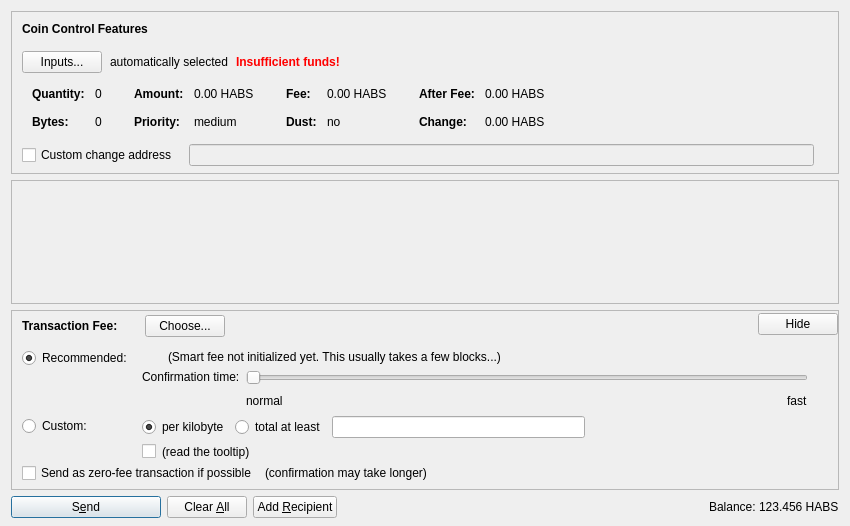
<?xml version="1.0" encoding="UTF-8"?>
<ui version="4.0">
 <class>SendCoinsDialog</class>
 <widget class="QDialog" name="SendCoinsDialog">
  <property name="geometry">
   <rect>
    <x>0</x>
    <y>0</y>
    <width>850</width>
    <height>526</height>
   </rect>
  </property>
  <property name="windowTitle">
   <string>Send Coins</string>
  </property>
  <layout class="QVBoxLayout" name="verticalLayout" stretch="0,1,0,0">
   <property name="bottomMargin">
    <number>8</number>
   </property>
   <item>
    <widget class="QFrame" name="frameCoinControl">
     <property name="sizePolicy">
      <sizepolicy hsizetype="Expanding" vsizetype="Expanding">
       <horstretch>0</horstretch>
       <verstretch>0</verstretch>
      </sizepolicy>
     </property>
     <property name="maximumSize">
      <size>
       <width>16777215</width>
       <height>16777215</height>
      </size>
     </property>
     <property name="frameShape">
      <enum>QFrame::StyledPanel</enum>
     </property>
     <property name="frameShadow">
      <enum>QFrame::Sunken</enum>
     </property>
     <layout class="QVBoxLayout" name="verticalLayoutCoinControl2">
      <property name="spacing">
       <number>0</number>
      </property>
      <property name="leftMargin">
       <number>0</number>
      </property>
      <property name="topMargin">
       <number>0</number>
      </property>
      <property name="rightMargin">
       <number>0</number>
      </property>
      <property name="bottomMargin">
       <number>6</number>
      </property>
      <item>
       <layout class="QVBoxLayout" name="verticalLayoutCoinControl" stretch="0,0,0,0,1">
        <property name="spacing">
         <number>0</number>
        </property>
        <property name="leftMargin">
         <number>10</number>
        </property>
        <property name="topMargin">
         <number>10</number>
        </property>
        <item>
         <layout class="QHBoxLayout" name="horizontalLayoutCoinControl1">
          <property name="bottomMargin">
           <number>15</number>
          </property>
          <item>
           <widget class="QLabel" name="labelCoinControlFeatures">
            <property name="sizePolicy">
             <sizepolicy hsizetype="Preferred" vsizetype="Maximum">
              <horstretch>0</horstretch>
              <verstretch>0</verstretch>
             </sizepolicy>
            </property>
            <property name="font">
             <font>
              <weight>75</weight>
              <bold>true</bold>
             </font>
            </property>
            <property name="styleSheet">
             <string notr="true">font-weight:bold;</string>
            </property>
            <property name="text">
             <string>Coin Control Features</string>
            </property>
           </widget>
          </item>
         </layout>
        </item>
        <item>
         <layout class="QHBoxLayout" name="horizontalLayoutCoinControl2" stretch="0,0,0,0">
          <property name="spacing">
           <number>8</number>
          </property>
          <property name="bottomMargin">
           <number>10</number>
          </property>
          <item>
           <widget class="QPushButton" name="pushButtonCoinControl">
            <property name="styleSheet">
             <string notr="true"/>
            </property>
            <property name="text">
             <string>Inputs...</string>
            </property>
            <property name="autoDefault">
             <bool>false</bool>
            </property>
           </widget>
          </item>
          <item>
           <widget class="QLabel" name="labelCoinControlAutomaticallySelected">
            <property name="text">
             <string>automatically selected</string>
            </property>
            <property name="margin">
             <number>5</number>
            </property>
           </widget>
          </item>
          <item>
           <widget class="QLabel" name="labelCoinControlInsuffFunds">
            <property name="font">
             <font>
              <weight>75</weight>
              <bold>true</bold>
             </font>
            </property>
            <property name="styleSheet">
             <string notr="true">color:red;font-weight:bold;</string>
            </property>
            <property name="text">
             <string>Insufficient funds!</string>
            </property>
            <property name="margin">
             <number>5</number>
            </property>
           </widget>
          </item>
          <item>
           <spacer name="horizontalSpacerCoinControl">
            <property name="orientation">
             <enum>Qt::Horizontal</enum>
            </property>
            <property name="sizeHint" stdset="0">
             <size>
              <width>40</width>
              <height>1</height>
             </size>
            </property>
           </spacer>
          </item>
         </layout>
        </item>
        <item>
         <widget class="QWidget" name="widgetCoinControl" native="true">
          <property name="sizePolicy">
           <sizepolicy hsizetype="Preferred" vsizetype="Preferred">
            <horstretch>0</horstretch>
            <verstretch>0</verstretch>
           </sizepolicy>
          </property>
          <property name="minimumSize">
           <size>
            <width>0</width>
            <height>0</height>
           </size>
          </property>
          <property name="styleSheet">
           <string notr="true"/>
          </property>
          <layout class="QHBoxLayout" name="horizontalLayoutCoinControl5">
           <property name="leftMargin">
            <number>0</number>
           </property>
           <property name="topMargin">
            <number>0</number>
           </property>
           <property name="rightMargin">
            <number>0</number>
           </property>
           <property name="bottomMargin">
            <number>0</number>
           </property>
           <item>
            <layout class="QHBoxLayout" name="horizontalLayoutCoinControl3" stretch="0,0,0,1">
             <property name="spacing">
              <number>20</number>
             </property>
             <property name="topMargin">
              <number>0</number>
             </property>
             <property name="bottomMargin">
              <number>10</number>
             </property>
             <item>
              <layout class="QFormLayout" name="formLayoutCoinControl1">
               <property name="horizontalSpacing">
                <number>10</number>
               </property>
               <property name="verticalSpacing">
                <number>14</number>
               </property>
               <property name="leftMargin">
                <number>10</number>
               </property>
               <property name="topMargin">
                <number>4</number>
               </property>
               <property name="rightMargin">
                <number>6</number>
               </property>
               <item row="0" column="0">
                <widget class="QLabel" name="labelCoinControlQuantityText">
                 <property name="font">
                  <font>
                   <weight>75</weight>
                   <bold>true</bold>
                  </font>
                 </property>
                 <property name="text">
                  <string>Quantity:</string>
                 </property>
                 <property name="margin">
                  <number>0</number>
                 </property>
                </widget>
               </item>
               <item row="0" column="1">
                <widget class="QLabel" name="labelCoinControlQuantity">
                 <property name="cursor">
                  <cursorShape>IBeamCursor</cursorShape>
                 </property>
                 <property name="contextMenuPolicy">
                  <enum>Qt::ActionsContextMenu</enum>
                 </property>
                 <property name="text">
                  <string notr="true">0</string>
                 </property>
                 <property name="margin">
                  <number>0</number>
                 </property>
                 <property name="textInteractionFlags">
                  <set>Qt::LinksAccessibleByMouse|Qt::TextSelectableByKeyboard|Qt::TextSelectableByMouse</set>
                 </property>
                </widget>
               </item>
               <item row="1" column="0">
                <widget class="QLabel" name="labelCoinControlBytesText">
                 <property name="font">
                  <font>
                   <weight>75</weight>
                   <bold>true</bold>
                  </font>
                 </property>
                 <property name="text">
                  <string>Bytes:</string>
                 </property>
                </widget>
               </item>
               <item row="1" column="1">
                <widget class="QLabel" name="labelCoinControlBytes">
                 <property name="cursor">
                  <cursorShape>IBeamCursor</cursorShape>
                 </property>
                 <property name="contextMenuPolicy">
                  <enum>Qt::ActionsContextMenu</enum>
                 </property>
                 <property name="text">
                  <string notr="true">0</string>
                 </property>
                 <property name="textInteractionFlags">
                  <set>Qt::LinksAccessibleByMouse|Qt::TextSelectableByKeyboard|Qt::TextSelectableByMouse</set>
                 </property>
                </widget>
               </item>
              </layout>
             </item>
             <item>
              <layout class="QFormLayout" name="formLayoutCoinControl2">
               <property name="horizontalSpacing">
                <number>10</number>
               </property>
               <property name="verticalSpacing">
                <number>14</number>
               </property>
               <property name="leftMargin">
                <number>6</number>
               </property>
               <property name="topMargin">
                <number>4</number>
               </property>
               <property name="rightMargin">
                <number>6</number>
               </property>
               <item row="0" column="0">
                <widget class="QLabel" name="labelCoinControlAmountText">
                 <property name="font">
                  <font>
                   <weight>75</weight>
                   <bold>true</bold>
                  </font>
                 </property>
                 <property name="text">
                  <string>Amount:</string>
                 </property>
                 <property name="margin">
                  <number>0</number>
                 </property>
                </widget>
               </item>
               <item row="0" column="1">
                <widget class="QLabel" name="labelCoinControlAmount">
                 <property name="cursor">
                  <cursorShape>IBeamCursor</cursorShape>
                 </property>
                 <property name="contextMenuPolicy">
                  <enum>Qt::ActionsContextMenu</enum>
                 </property>
                 <property name="text">
                  <string notr="true">0.00 HABS</string>
                 </property>
                 <property name="textInteractionFlags">
                  <set>Qt::LinksAccessibleByMouse|Qt::TextSelectableByKeyboard|Qt::TextSelectableByMouse</set>
                 </property>
                </widget>
               </item>
               <item row="1" column="0">
                <widget class="QLabel" name="labelCoinControlPriorityText">
                 <property name="font">
                  <font>
                   <weight>75</weight>
                   <bold>true</bold>
                  </font>
                 </property>
                 <property name="text">
                  <string>Priority:</string>
                 </property>
                </widget>
               </item>
               <item row="1" column="1">
                <widget class="QLabel" name="labelCoinControlPriority">
                 <property name="cursor">
                  <cursorShape>IBeamCursor</cursorShape>
                 </property>
                 <property name="contextMenuPolicy">
                  <enum>Qt::ActionsContextMenu</enum>
                 </property>
                 <property name="text">
                  <string notr="true">medium</string>
                 </property>
                 <property name="textInteractionFlags">
                  <set>Qt::LinksAccessibleByMouse|Qt::TextSelectableByKeyboard|Qt::TextSelectableByMouse</set>
                 </property>
                </widget>
               </item>
              </layout>
             </item>
             <item>
              <layout class="QFormLayout" name="formLayoutCoinControl3">
               <property name="horizontalSpacing">
                <number>10</number>
               </property>
               <property name="verticalSpacing">
                <number>14</number>
               </property>
               <property name="leftMargin">
                <number>6</number>
               </property>
               <property name="topMargin">
                <number>4</number>
               </property>
               <property name="rightMargin">
                <number>6</number>
               </property>
               <item row="0" column="0">
                <widget class="QLabel" name="labelCoinControlFeeText">
                 <property name="font">
                  <font>
                   <weight>75</weight>
                   <bold>true</bold>
                  </font>
                 </property>
                 <property name="text">
                  <string>Fee:</string>
                 </property>
                 <property name="margin">
                  <number>0</number>
                 </property>
                </widget>
               </item>
               <item row="0" column="1">
                <widget class="QLabel" name="labelCoinControlFee">
                 <property name="cursor">
                  <cursorShape>IBeamCursor</cursorShape>
                 </property>
                 <property name="contextMenuPolicy">
                  <enum>Qt::ActionsContextMenu</enum>
                 </property>
                 <property name="text">
                  <string notr="true">0.00 HABS</string>
                 </property>
                 <property name="textInteractionFlags">
                  <set>Qt::LinksAccessibleByMouse|Qt::TextSelectableByKeyboard|Qt::TextSelectableByMouse</set>
                 </property>
                </widget>
               </item>
               <item row="1" column="0">
                <widget class="QLabel" name="labelCoinControlLowOutputText">
                 <property name="font">
                  <font>
                   <weight>75</weight>
                   <bold>true</bold>
                  </font>
                 </property>
                 <property name="text">
                  <string>Dust:</string>
                 </property>
                </widget>
               </item>
               <item row="1" column="1">
                <widget class="QLabel" name="labelCoinControlLowOutput">
                 <property name="cursor">
                  <cursorShape>IBeamCursor</cursorShape>
                 </property>
                 <property name="contextMenuPolicy">
                  <enum>Qt::ActionsContextMenu</enum>
                 </property>
                 <property name="text">
                  <string notr="true">no</string>
                 </property>
                 <property name="textInteractionFlags">
                  <set>Qt::LinksAccessibleByMouse|Qt::TextSelectableByKeyboard|Qt::TextSelectableByMouse</set>
                 </property>
                </widget>
               </item>
              </layout>
             </item>
             <item>
              <layout class="QFormLayout" name="formLayoutCoinControl4">
               <property name="horizontalSpacing">
                <number>10</number>
               </property>
               <property name="verticalSpacing">
                <number>14</number>
               </property>
               <property name="leftMargin">
                <number>6</number>
               </property>
               <property name="topMargin">
                <number>4</number>
               </property>
               <property name="rightMargin">
                <number>6</number>
               </property>
               <item row="0" column="0">
                <widget class="QLabel" name="labelCoinControlAfterFeeText">
                 <property name="font">
                  <font>
                   <weight>75</weight>
                   <bold>true</bold>
                  </font>
                 </property>
                 <property name="text">
                  <string>After Fee:</string>
                 </property>
                 <property name="margin">
                  <number>0</number>
                 </property>
                </widget>
               </item>
               <item row="0" column="1">
                <widget class="QLabel" name="labelCoinControlAfterFee">
                 <property name="cursor">
                  <cursorShape>IBeamCursor</cursorShape>
                 </property>
                 <property name="contextMenuPolicy">
                  <enum>Qt::ActionsContextMenu</enum>
                 </property>
                 <property name="text">
                  <string notr="true">0.00 HABS</string>
                 </property>
                 <property name="textInteractionFlags">
                  <set>Qt::LinksAccessibleByMouse|Qt::TextSelectableByKeyboard|Qt::TextSelectableByMouse</set>
                 </property>
                </widget>
               </item>
               <item row="1" column="0">
                <widget class="QLabel" name="labelCoinControlChangeText">
                 <property name="font">
                  <font>
                   <weight>75</weight>
                   <bold>true</bold>
                  </font>
                 </property>
                 <property name="text">
                  <string>Change:</string>
                 </property>
                </widget>
               </item>
               <item row="1" column="1">
                <widget class="QLabel" name="labelCoinControlChange">
                 <property name="cursor">
                  <cursorShape>IBeamCursor</cursorShape>
                 </property>
                 <property name="contextMenuPolicy">
                  <enum>Qt::ActionsContextMenu</enum>
                 </property>
                 <property name="text">
                  <string notr="true">0.00 HABS</string>
                 </property>
                 <property name="textInteractionFlags">
                  <set>Qt::LinksAccessibleByMouse|Qt::TextSelectableByKeyboard|Qt::TextSelectableByMouse</set>
                 </property>
                </widget>
               </item>
              </layout>
             </item>
            </layout>
           </item>
          </layout>
         </widget>
        </item>
        <item>
         <layout class="QHBoxLayout" name="horizontalLayoutCoinControl4" stretch="0,0,0">
          <property name="spacing">
           <number>12</number>
          </property>
          <property name="sizeConstraint">
           <enum>QLayout::SetDefaultConstraint</enum>
          </property>
          <property name="topMargin">
           <number>5</number>
          </property>
          <property name="rightMargin">
           <number>5</number>
          </property>
          <item>
           <widget class="QCheckBox" name="checkBoxCoinControlChange">
            <property name="toolTip">
             <string>If this is activated, but the change address is empty or invalid, change will be sent to a newly generated address.</string>
            </property>
            <property name="text">
             <string>Custom change address</string>
            </property>
           </widget>
          </item>
          <item>
           <widget class="QValidatedLineEdit" name="lineEditCoinControlChange">
            <property name="enabled">
             <bool>false</bool>
            </property>
            <property name="sizePolicy">
             <sizepolicy hsizetype="Expanding" vsizetype="Fixed">
              <horstretch>0</horstretch>
              <verstretch>0</verstretch>
             </sizepolicy>
            </property>
           </widget>
          </item>
          <item>
           <widget class="QLabel" name="labelCoinControlChangeLabel">
            <property name="sizePolicy">
             <sizepolicy hsizetype="Preferred" vsizetype="Expanding">
              <horstretch>0</horstretch>
              <verstretch>0</verstretch>
             </sizepolicy>
            </property>
            <property name="minimumSize">
             <size>
              <width>0</width>
              <height>0</height>
             </size>
            </property>
            <property name="text">
             <string/>
            </property>
            <property name="margin">
             <number>3</number>
            </property>
           </widget>
          </item>
         </layout>
        </item>
        <item>
         <spacer name="verticalSpacerCoinControl">
          <property name="orientation">
           <enum>Qt::Vertical</enum>
          </property>
          <property name="sizeHint" stdset="0">
           <size>
            <width>800</width>
            <height>1</height>
           </size>
          </property>
         </spacer>
        </item>
       </layout>
      </item>
     </layout>
    </widget>
   </item>
   <item>
    <widget class="QScrollArea" name="scrollArea">
     <property name="widgetResizable">
      <bool>true</bool>
     </property>
     <widget class="QWidget" name="scrollAreaWidgetContents">
      <property name="geometry">
       <rect>
        <x>0</x>
        <y>0</y>
        <width>830</width>
        <height>68</height>
       </rect>
      </property>
      <layout class="QVBoxLayout" name="verticalLayout_2" stretch="0,1">
       <property name="leftMargin">
        <number>0</number>
       </property>
       <property name="topMargin">
        <number>0</number>
       </property>
       <property name="rightMargin">
        <number>0</number>
       </property>
       <property name="bottomMargin">
        <number>0</number>
       </property>
       <item>
        <layout class="QVBoxLayout" name="entries">
         <property name="spacing">
          <number>6</number>
         </property>
        </layout>
       </item>
       <item>
        <spacer name="verticalSpacer">
         <property name="orientation">
          <enum>Qt::Vertical</enum>
         </property>
         <property name="sizeHint" stdset="0">
          <size>
           <width>20</width>
           <height>40</height>
          </size>
         </property>
        </spacer>
       </item>
      </layout>
     </widget>
    </widget>
   </item>
   <item>
    <widget class="QFrame" name="frameFee">
     <property name="sizePolicy">
      <sizepolicy hsizetype="Expanding" vsizetype="Expanding">
       <horstretch>0</horstretch>
       <verstretch>0</verstretch>
      </sizepolicy>
     </property>
     <property name="maximumSize">
      <size>
       <width>16777215</width>
       <height>16777215</height>
      </size>
     </property>
     <property name="frameShape">
      <enum>QFrame::StyledPanel</enum>
     </property>
     <property name="frameShadow">
      <enum>QFrame::Sunken</enum>
     </property>
     <layout class="QVBoxLayout" name="verticalLayoutFee1">
      <property name="spacing">
       <number>0</number>
      </property>
      <property name="leftMargin">
       <number>0</number>
      </property>
      <property name="topMargin">
       <number>0</number>
      </property>
      <property name="rightMargin">
       <number>0</number>
      </property>
      <property name="bottomMargin">
       <number>0</number>
      </property>
      <item>
       <layout class="QVBoxLayout" name="verticalLayoutFee2" stretch="0,0,0">
        <property name="spacing">
         <number>0</number>
        </property>
        <property name="leftMargin">
         <number>10</number>
        </property>
        <property name="topMargin">
         <number>0</number>
        </property>
        <item>
         <layout class="QHBoxLayout" name="horizontalLayoutFee1">
          <property name="bottomMargin">
           <number>0</number>
          </property>
          <item>
           <layout class="QVBoxLayout" name="verticalLayoutFee7">
            <property name="spacing">
             <number>0</number>
            </property>
            <item>
             <spacer name="verticalSpacerSmartFee">
              <property name="orientation">
               <enum>Qt::Vertical</enum>
              </property>
              <property name="sizeType">
               <enum>QSizePolicy::Fixed</enum>
              </property>
              <property name="sizeHint" stdset="0">
               <size>
                <width>1</width>
                <height>4</height>
               </size>
              </property>
             </spacer>
            </item>
            <item>
             <layout class="QHBoxLayout" name="horizontalLayoutSmartFee">
              <property name="spacing">
               <number>10</number>
              </property>
              <item>
               <widget class="QLabel" name="labelFeeHeadline">
                <property name="sizePolicy">
                 <sizepolicy hsizetype="Preferred" vsizetype="Maximum">
                  <horstretch>0</horstretch>
                  <verstretch>0</verstretch>
                 </sizepolicy>
                </property>
                <property name="font">
                 <font>
                  <weight>75</weight>
                  <bold>true</bold>
                 </font>
                </property>
                <property name="styleSheet">
                 <string notr="true">font-weight:bold;</string>
                </property>
                <property name="text">
                 <string>Transaction Fee:</string>
                </property>
               </widget>
              </item>
              <item>
               <widget class="QLabel" name="labelFeeMinimized">
                <property name="text">
                 <string/>
                </property>
               </widget>
              </item>
              <item>
               <widget class="QPushButton" name="buttonChooseFee">
                <property name="text">
                 <string>Choose...</string>
                </property>
               </widget>
              </item>
             </layout>
            </item>
            <item>
             <spacer name="verticalSpacer_5">
              <property name="orientation">
               <enum>Qt::Vertical</enum>
              </property>
              <property name="sizeHint" stdset="0">
               <size>
                <width>1</width>
                <height>1</height>
               </size>
              </property>
             </spacer>
            </item>
           </layout>
          </item>
          <item>
           <spacer name="horizontalSpacer_4">
            <property name="orientation">
             <enum>Qt::Horizontal</enum>
            </property>
            <property name="sizeHint" stdset="0">
             <size>
              <width>40</width>
              <height>20</height>
             </size>
            </property>
           </spacer>
          </item>
          <item>
           <widget class="QPushButton" name="buttonMinimizeFee">
            <property name="toolTip">
             <string>collapse fee-settings</string>
            </property>
            <property name="text">
             <string>Hide</string>
            </property>
           </widget>
          </item>
         </layout>
        </item>
        <item>
         <widget class="QFrame" name="frameFeeSelection">
          <layout class="QVBoxLayout" name="verticalLayoutFee12">
           <property name="spacing">
            <number>0</number>
           </property>
           <property name="leftMargin">
            <number>0</number>
           </property>
           <property name="topMargin">
            <number>0</number>
           </property>
           <property name="rightMargin">
            <number>0</number>
           </property>
           <property name="bottomMargin">
            <number>0</number>
           </property>
           <item>
            <layout class="QGridLayout" name="gridLayoutFee">
             <property name="topMargin">
              <number>10</number>
             </property>
             <property name="bottomMargin">
              <number>4</number>
             </property>
             <property name="horizontalSpacing">
              <number>10</number>
             </property>
             <property name="verticalSpacing">
              <number>4</number>
             </property>
             <item row="1" column="1">
              <layout class="QVBoxLayout" name="verticalLayoutFee8">
               <property name="spacing">
                <number>6</number>
               </property>
               <item>
                <layout class="QHBoxLayout" name="horizontalLayoutFee13">
                 <item>
                  <widget class="QRadioButton" name="radioCustomPerKilobyte">
                   <property name="toolTip">
                    <string>If the custom fee is set to 1000 satoshis and the transaction is only 250 bytes, then &quot;per kilobyte&quot; only pays 250 satoshis in fee, while &quot;total at least&quot; pays 1000 satoshis. For transactions bigger than a kilobyte both pay by kilobyte.</string>
                   </property>
                   <property name="text">
                    <string>per kilobyte</string>
                   </property>
                   <property name="checked">
                    <bool>true</bool>
                   </property>
                   <attribute name="buttonGroup">
                    <string notr="true">groupCustomFee</string>
                   </attribute>
                  </widget>
                 </item>
                 <item>
                  <widget class="QRadioButton" name="radioCustomAtLeast">
                   <property name="toolTip">
                    <string>If the custom fee is set to 1000 satoshis and the transaction is only 250 bytes, then &quot;per kilobyte&quot; only pays 250 satoshis in fee, while &quot;total at least&quot; pays 1000 satoshis. For transactions bigger than a kilobyte both pay by kilobyte.</string>
                   </property>
                   <property name="text">
                    <string>total at least</string>
                   </property>
                   <attribute name="buttonGroup">
                    <string notr="true">groupCustomFee</string>
                   </attribute>
                  </widget>
                 </item>
                 <item>
                  <widget class="BitcoinAmountField" name="customFee"/>
                 </item>
                 <item>
                  <spacer name="horizontalSpacer_6">
                   <property name="orientation">
                    <enum>Qt::Horizontal</enum>
                   </property>
                   <property name="sizeHint" stdset="0">
                    <size>
                     <width>1</width>
                     <height>1</height>
                    </size>
                   </property>
                  </spacer>
                 </item>
                </layout>
               </item>
               <item>
                <layout class="QHBoxLayout" name="horizontalLayoutFee8">
                 <item>
                  <widget class="QCheckBox" name="checkBoxMinimumFee">
                   <property name="toolTip">
                    <string>Paying only the minimum fee is just fine as long as there is less transaction volume than space in the blocks. But be aware that this can end up in a never confirming transaction once there is more demand for bitcoin transactions than the network can process.</string>
                   </property>
                   <property name="text">
                    <string/>
                   </property>
                  </widget>
                 </item>
                 <item>
                  <widget class="QLabel" name="labelMinFeeWarning">
                   <property name="enabled">
                    <bool>true</bool>
                   </property>
                   <property name="toolTip">
                    <string>Paying only the minimum fee is just fine as long as there is less transaction volume than space in the blocks. But be aware that this can end up in a never confirming transaction once there is more demand for bitcoin transactions than the network can process.</string>
                   </property>
                   <property name="text">
                    <string>(read the tooltip)</string>
                   </property>
                   <property name="margin">
                    <number>5</number>
                   </property>
                  </widget>
                 </item>
                 <item>
                  <spacer name="horizontalSpacer_2">
                   <property name="orientation">
                    <enum>Qt::Horizontal</enum>
                   </property>
                   <property name="sizeHint" stdset="0">
                    <size>
                     <width>1</width>
                     <height>1</height>
                    </size>
                   </property>
                  </spacer>
                 </item>
                </layout>
               </item>
              </layout>
             </item>
             <item row="0" column="0">
              <layout class="QVBoxLayout" name="verticalLayoutFee4" stretch="0,1">
               <item>
                <widget class="QRadioButton" name="radioSmartFee">
                 <property name="text">
                  <string>Recommended:</string>
                 </property>
                 <property name="checked">
                  <bool>true</bool>
                 </property>
                 <attribute name="buttonGroup">
                  <string notr="true">groupFee</string>
                 </attribute>
                </widget>
               </item>
               <item>
                <spacer name="verticalSpacer_2">
                 <property name="orientation">
                  <enum>Qt::Vertical</enum>
                 </property>
                 <property name="sizeHint" stdset="0">
                  <size>
                   <width>1</width>
                   <height>1</height>
                  </size>
                 </property>
                </spacer>
               </item>
              </layout>
             </item>
             <item row="1" column="0">
              <layout class="QVBoxLayout" name="verticalLayoutFee9" stretch="0,1">
               <item>
                <widget class="QRadioButton" name="radioCustomFee">
                 <property name="text">
                  <string>Custom:</string>
                 </property>
                 <attribute name="buttonGroup">
                  <string notr="true">groupFee</string>
                 </attribute>
                </widget>
               </item>
               <item>
                <spacer name="verticalSpacer_6">
                 <property name="orientation">
                  <enum>Qt::Vertical</enum>
                 </property>
                 <property name="sizeHint" stdset="0">
                  <size>
                   <width>1</width>
                   <height>1</height>
                  </size>
                 </property>
                </spacer>
               </item>
              </layout>
             </item>
             <item row="0" column="1">
              <layout class="QVBoxLayout" name="verticalLayoutFee3" stretch="0,0,1">
               <property name="spacing">
                <number>6</number>
               </property>
               <property name="topMargin">
                <number>2</number>
               </property>
               <item>
                <layout class="QHBoxLayout" name="horizontalLayoutFee12">
                 <item>
                  <widget class="QLabel" name="labelSmartFee">
                   <property name="text">
                    <string/>
                   </property>
                   <property name="margin">
                    <number>2</number>
                   </property>
                  </widget>
                 </item>
                 <item>
                  <widget class="QLabel" name="labelFeeEstimation">
                   <property name="text">
                    <string/>
                   </property>
                  </widget>
                 </item>
                 <item>
                  <widget class="QLabel" name="labelSmartFee2">
                   <property name="text">
                    <string>(Smart fee not initialized yet. This usually takes a few blocks...)</string>
                   </property>
                   <property name="margin">
                    <number>2</number>
                   </property>
                  </widget>
                 </item>
                 <item>
                  <spacer name="horizontalSpacer_5">
                   <property name="orientation">
                    <enum>Qt::Horizontal</enum>
                   </property>
                   <property name="sizeHint" stdset="0">
                    <size>
                     <width>1</width>
                     <height>1</height>
                    </size>
                   </property>
                  </spacer>
                 </item>
                </layout>
               </item>
               <item>
                <layout class="QHBoxLayout" name="horizontalLayoutFee9">
                 <item>
                  <layout class="QVBoxLayout" name="verticalLayoutFee6">
                   <item>
                    <widget class="QLabel" name="labelSmartFee3">
                     <property name="text">
                      <string>Confirmation time:</string>
                     </property>
                     <property name="margin">
                      <number>2</number>
                     </property>
                    </widget>
                   </item>
                   <item>
                    <spacer name="verticalSpacer_3">
                     <property name="orientation">
                      <enum>Qt::Vertical</enum>
                     </property>
                     <property name="sizeHint" stdset="0">
                      <size>
                       <width>1</width>
                       <height>1</height>
                      </size>
                     </property>
                    </spacer>
                   </item>
                  </layout>
                 </item>
                 <item>
                  <layout class="QVBoxLayout" name="verticalLayoutFee5">
                   <property name="rightMargin">
                    <number>30</number>
                   </property>
                   <item>
                    <widget class="QSlider" name="sliderSmartFee">
                     <property name="minimum">
                      <number>0</number>
                     </property>
                     <property name="maximum">
                      <number>24</number>
                     </property>
                     <property name="pageStep">
                      <number>1</number>
                     </property>
                     <property name="value">
                      <number>0</number>
                     </property>
                     <property name="orientation">
                      <enum>Qt::Horizontal</enum>
                     </property>
                     <property name="invertedAppearance">
                      <bool>false</bool>
                     </property>
                     <property name="invertedControls">
                      <bool>false</bool>
                     </property>
                     <property name="tickPosition">
                      <enum>QSlider::NoTicks</enum>
                     </property>
                    </widget>
                   </item>
                   <item>
                    <layout class="QHBoxLayout" name="horizontalLayoutFee10">
                     <item>
                      <widget class="QLabel" name="labelSmartFeeNormal">
                       <property name="text">
                        <string>normal</string>
                       </property>
                      </widget>
                     </item>
                     <item>
                      <spacer name="horizontalSpacer_3">
                       <property name="orientation">
                        <enum>Qt::Horizontal</enum>
                       </property>
                       <property name="sizeHint" stdset="0">
                        <size>
                         <width>40</width>
                         <height>20</height>
                        </size>
                       </property>
                      </spacer>
                     </item>
                     <item>
                      <widget class="QLabel" name="labelSmartFeeFast">
                       <property name="text">
                        <string>fast</string>
                       </property>
                      </widget>
                     </item>
                    </layout>
                   </item>
                  </layout>
                 </item>
                </layout>
               </item>
               <item>
                <spacer name="verticalSpacer_4">
                 <property name="orientation">
                  <enum>Qt::Vertical</enum>
                 </property>
                 <property name="sizeHint" stdset="0">
                  <size>
                   <width>1</width>
                   <height>1</height>
                  </size>
                 </property>
                </spacer>
               </item>
              </layout>
             </item>
            </layout>
           </item>
           <item>
            <layout class="QHBoxLayout" name="horizontalLayoutFee5" stretch="0,0,0">
             <property name="spacing">
              <number>8</number>
             </property>
             <property name="bottomMargin">
              <number>4</number>
             </property>
             <item>
              <widget class="QCheckBox" name="checkBoxFreeTx">
               <property name="text">
                <string>Send as zero-fee transaction if possible</string>
               </property>
              </widget>
             </item>
             <item>
              <widget class="QLabel" name="labelFreeTx">
               <property name="text">
                <string>(confirmation may take longer)</string>
               </property>
               <property name="margin">
                <number>5</number>
               </property>
              </widget>
             </item>
             <item>
              <spacer name="horizontalSpacerFee5">
               <property name="orientation">
                <enum>Qt::Horizontal</enum>
               </property>
               <property name="sizeHint" stdset="0">
                <size>
                 <width>1</width>
                 <height>1</height>
                </size>
               </property>
              </spacer>
             </item>
            </layout>
           </item>
           <item>
            <spacer name="verticalSpacerFee2">
             <property name="orientation">
              <enum>Qt::Vertical</enum>
             </property>
             <property name="sizeHint" stdset="0">
              <size>
               <width>1</width>
               <height>1</height>
              </size>
             </property>
            </spacer>
           </item>
          </layout>
         </widget>
        </item>
        <item>
         <spacer name="verticalSpacerFee">
          <property name="orientation">
           <enum>Qt::Vertical</enum>
          </property>
          <property name="sizeHint" stdset="0">
           <size>
            <width>800</width>
            <height>1</height>
           </size>
          </property>
         </spacer>
        </item>
       </layout>
      </item>
     </layout>
    </widget>
   </item>
   <item>
    <layout class="QHBoxLayout" name="horizontalLayout">
     <item>
      <widget class="QPushButton" name="sendButton">
       <property name="minimumSize">
        <size>
         <width>150</width>
         <height>0</height>
        </size>
       </property>
       <property name="toolTip">
        <string>Confirm the send action</string>
       </property>
       <property name="text">
        <string>S&amp;end</string>
       </property>
       <property name="icon">
        <iconset resource="../bitcoin.qrc">
         <normaloff>:/icons/send</normaloff>:/icons/send</iconset>
       </property>
       <property name="autoDefault">
        <bool>false</bool>
       </property>
       <property name="default">
        <bool>true</bool>
       </property>
      </widget>
     </item>
     <item>
      <widget class="QPushButton" name="clearButton">
       <property name="sizePolicy">
        <sizepolicy hsizetype="Minimum" vsizetype="Fixed">
         <horstretch>0</horstretch>
         <verstretch>0</verstretch>
        </sizepolicy>
       </property>
       <property name="toolTip">
        <string>Clear all fields of the form.</string>
       </property>
       <property name="text">
        <string>Clear &amp;All</string>
       </property>
       <property name="icon">
        <iconset resource="../bitcoin.qrc">
         <normaloff>:/icons/remove</normaloff>:/icons/remove</iconset>
       </property>
       <property name="autoDefault">
        <bool>false</bool>
       </property>
      </widget>
     </item>
     <item>
      <widget class="QPushButton" name="addButton">
       <property name="toolTip">
        <string>Send to multiple recipients at once</string>
       </property>
       <property name="text">
        <string>Add &amp;Recipient</string>
       </property>
       <property name="icon">
        <iconset resource="../bitcoin.qrc">
         <normaloff>:/icons/add</normaloff>:/icons/add</iconset>
       </property>
       <property name="autoDefault">
        <bool>false</bool>
       </property>
      </widget>
     </item>
     <item>
      <spacer name="horizontalSpacer">
       <property name="orientation">
        <enum>Qt::Horizontal</enum>
       </property>
       <property name="sizeHint" stdset="0">
        <size>
         <width>40</width>
         <height>20</height>
        </size>
       </property>
      </spacer>
     </item>
     <item>
      <layout class="QHBoxLayout" name="horizontalLayout_2">
       <property name="spacing">
        <number>3</number>
       </property>
       <item>
        <widget class="QLabel" name="label">
         <property name="sizePolicy">
          <sizepolicy hsizetype="Preferred" vsizetype="Fixed">
           <horstretch>0</horstretch>
           <verstretch>0</verstretch>
          </sizepolicy>
         </property>
         <property name="text">
          <string>Balance:</string>
         </property>
        </widget>
       </item>
       <item>
        <widget class="QLabel" name="labelBalance">
         <property name="sizePolicy">
          <sizepolicy hsizetype="Preferred" vsizetype="Fixed">
           <horstretch>0</horstretch>
           <verstretch>0</verstretch>
          </sizepolicy>
         </property>
         <property name="cursor">
          <cursorShape>IBeamCursor</cursorShape>
         </property>
         <property name="text">
          <string notr="true">123.456 HABS</string>
         </property>
         <property name="textInteractionFlags">
          <set>Qt::LinksAccessibleByMouse|Qt::TextSelectableByKeyboard|Qt::TextSelectableByMouse</set>
         </property>
        </widget>
       </item>
      </layout>
     </item>
    </layout>
   </item>
  </layout>
 </widget>
 <customwidgets>
  <customwidget>
   <class>QValidatedLineEdit</class>
   <extends>QLineEdit</extends>
   <header>qvalidatedlineedit.h</header>
  </customwidget>
  <customwidget>
   <class>BitcoinAmountField</class>
   <extends>QLineEdit</extends>
   <header>bitcoinamountfield.h</header>
   <container>1</container>
  </customwidget>
 </customwidgets>
 <resources>
  <include location="../bitcoin.qrc"/>
 </resources>
 <connections/>
 <buttongroups>
  <buttongroup name="groupFee"/>
  <buttongroup name="groupCustomFee"/>
 </buttongroups>
</ui>
